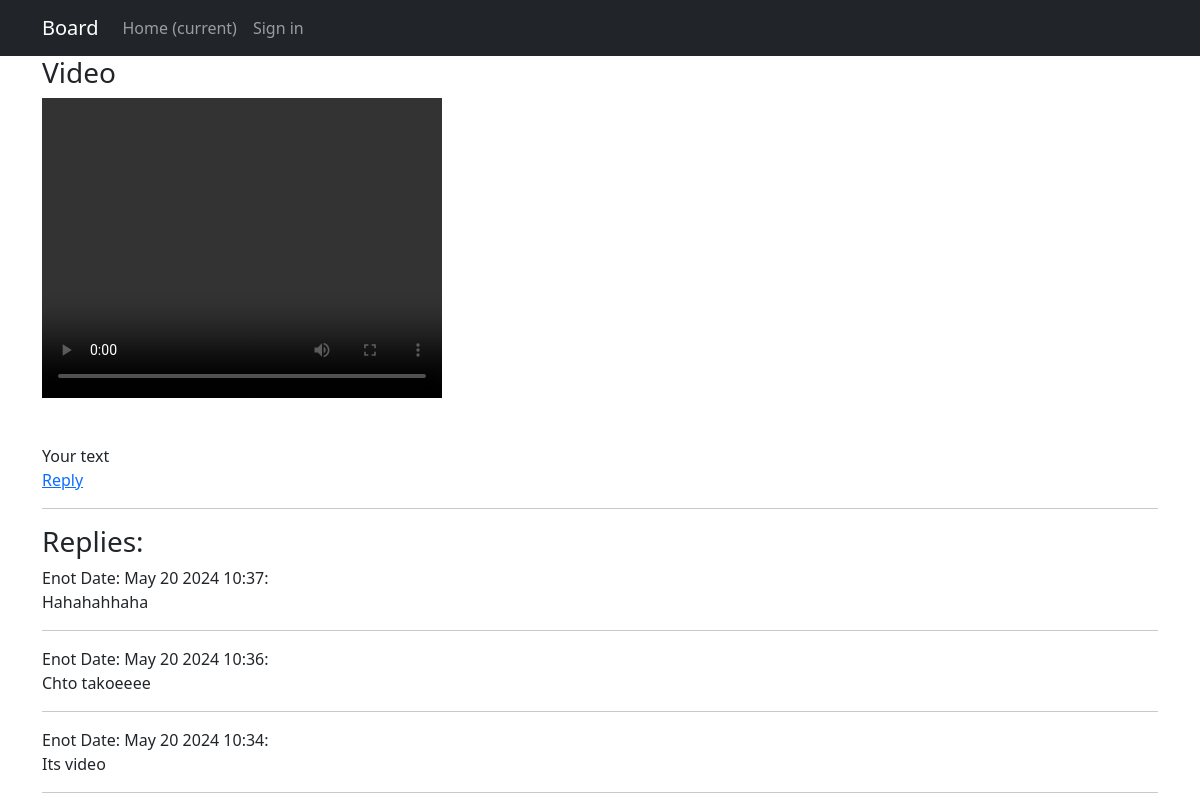
Page /post/25/ on the committed database.
### boardapp/models.py (models this page shows, shortened)
class Post(models.Model):
    class Category(models.TextChoices):
        Tanks = 'Tanks',
        Healers = 'Healers',
        DamageDealer = 'Damage Dealer',
        Merchants = 'Merchants',
        GuildMasters = 'Guild Masters',
        QuestGivers = 'Quest Givers',
        Blacksmiths = 'Blacksmiths',
        Tanners = 'Tanners',
        PotionMakers = 'Potion Makers',
        SpellMasters = 'Spell Masters',
    author = models.ForeignKey(User, on_delete=models.CASCADE)
    time_in = models.DateTimeField(auto_now_add=True)
    category = models.CharField(max_length=128, choices=Category, default='Tanks')
    title = models.CharField(max_length=128)
    text = models.TextField(default='Your text')

class Video(models.Model):
    post = models.ForeignKey(Post, on_delete=models.CASCADE)
    video = models.FileField(upload_to='video/', null=True, max_length=255)

class PostReply(models.Model):
    user = models.ForeignKey(User, on_delete=models.CASCADE)
    announce = models.ForeignKey(Post, on_delete=models.CASCADE)
    time_in = models.DateTimeField(auto_now_add=True)
    text_reply = models.TextField(default='Your response')
    submit_reply = models.BooleanField(default=False)

### boardapp/views.py (the view)
# urls.py: path('post/<int:pk>/', PostDetail.as_view(), name='detail'),
class PostDetail(DetailView):
    model = Post
    template_name = 'boardapp/detail.html'
    context_object_name = 'post'
    def get_context_data(self, **kwargs):
        context = super().get_context_data(**kwargs)
        rep_list = PostReply.objects.filter(announce=self.object).order_by('-time_in')
        context['replist'] = rep_list
        return context

### templates/boardapp/detail.html (shortened to what this page needs)
{% extends 'flatpages/default.html' %}
{% block content %}
<h3>{{post.title}}</h3>
        {% for vid in post.video_set.all %}
            <p><video width="400" height="300" controls="controls">
             <source src="{{ vid.video.url }}">
            </video></p>
        {% endfor %}
<br>
{{post.text}}
<br>
<a href="{% url 'reply' post.id %}">Reply</a>
<hr>
<h3>Replies:</h3>
{% if replist %}
    {% for rep in replist %}
        {{ rep.user }} Date: {{ rep.time_in|date:'M d Y H:i' }}:<br>
        {{ rep.text_reply }}<hr>
    {% endfor %}
{% endif %}
{% endblock content %}

### rows in the picture
Post: title "Video", text "Your text"
PostReply: user "Enot", time_in "May 20 2024 10:37", text_reply "Hahahahhaha"
PostReply: user "Enot", time_in "May 20 2024 10:36", text_reply "Chto takoeeee"
PostReply: user "Enot", time_in "May 20 2024 10:34", text_reply "Its video"
